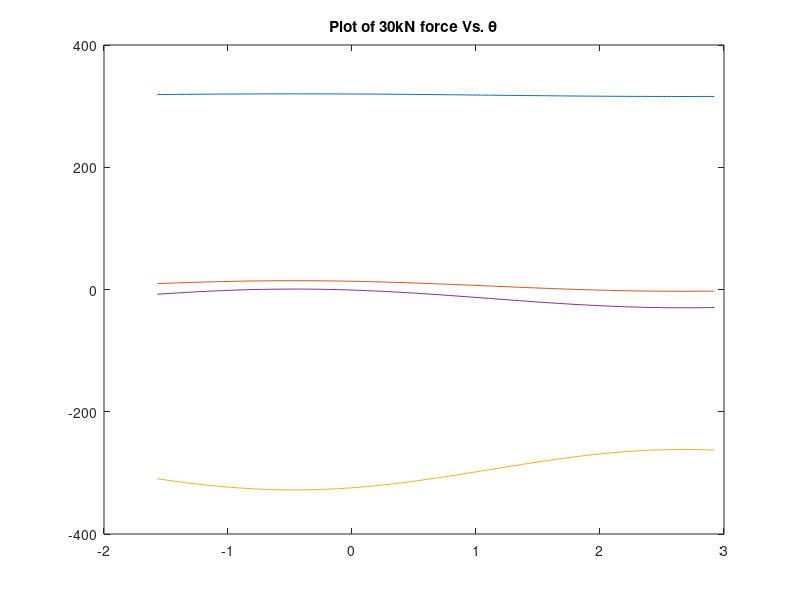

MATLAB code for this plot: (Note: this script raises an error after producing the figure.)
zID = [1, 8, 7, 5, 1, 10, 1];

R = zID(2);
S = zID(3);
T = zID(4);
U = zID(5);
V = zID(6);
W = zID(7);

TW =  T/sqrt(T^2+W^2);
WT =  W/sqrt(T^2+W^2);
TV =  T/sqrt(T^2+V^2);
VT =  V/sqrt(T^2+V^2);
TU =  T/sqrt(T^2+U^2);
SU =  S/sqrt(S^2+U^2);
US =  U/sqrt(S^2+U^2);
UT =  U/sqrt(T^2+U^2);
RU =  R/sqrt(R^2+U^2);
UR =  U/sqrt(R^2+U^2);
bVecPlot = [];
xinc = -pi/2:pi/100:pi/2+1.3734;

for theta = -pi/2:pi/100:pi/2+1.3734
    % Order of unknowns x = [Ax,Ay,Fr,AB,AI,BI,CI,BC,HI,CH,CD,DH,DE,GH,EH,EG,EF,FG];
    augSys = [1,0,0,TW,0,0,0,0,0,0,0,0,0,0,0,0,0,0,0; %Fx@a
0,1,0,WT,1,0,0,0,0,0,0,0,0,0,0,0,0,0,0; %Fy@a
0,0,0,-TW,0,-1,0,0,0,0,0,0,0,0,0,0,0,0,40; %Fx@b
0,0,0,-WT,0,0,0,1,0,0,0,0,0,0,0,0,0,0,0; %Fy@b
0,0,0,0,0,0,-TV,0,0,-1,-TU,0,0,0,0,0,0,0,30*cos(theta); %Fx@c
0,0,0,0,0,0,-VT,0,0,0,UT,0,0,0,0,0,0,0,30*sin(theta); %Fy@c
0,0,0,0,0,0,0,0,0,0,TU,0,-1,0,0,0,0,0,0; %Fx@d
0,0,0,0,0,0,0,0,0,0,-UT,-1,0,0,0,0,0,0,50; %Fy@d
0,0,0,0,0,0,0,0,0,0,0,0,1,0,SU,0,-RU,0,0; %Fx@e
0,0,0,0,0,0,0,0,0,0,0,0,0,0,-US,-1,-UR,0,40; %Fy@e
0,0,0,0,0,0,0,0,0,0,0,0,0,0,0,0,RU,1,0; %Fx@f
0,0,1,0,0,0,0,0,0,0,0,0,0,0,0,0,UR,0,0; %Fy@f
0,0,0,0,0,0,0,0,0,0,0,0,0,1,0,0,0,-1,0; %Fx@g
0,0,0,0,0,0,0,0,0,0,0,0,0,0,0,1,0,0,0; %Fy@g
0,0,0,0,0,0,0,0,0,1,0,0,0,-1,SU,0,0,0,0; %Fx@h
0,0,0,0,0,0,0,0,-1,0,0,1,0,0,US,0,0,0,0; %Fy@h
0,0,0,0,0,1,TV,0,0,0,0,0,0,0,0,0,0,0,0; %Fx@i
0,0,0,0,-1,0,VT,0,1,0,0,0,0,0,0,0,0,0,0; %Fy@i
        ];

    xVec = augSys(1:end,end);
    Amat = augSys(1:end,1:end-1);
    
    determinante = det(Amat); %det != 0 thus the system is linearly independent

    bVec = Amat\xVec;
    bVecPlot = [bVecPlot, bVec(1:end,1)];
    
end

plot(xinc, bVecPlot(10,1:end))
hold on
plot(xinc, bVecPlot(9,1:end))
plot(xinc, bVecPlot(11,1:end))
plot(xinc, bVecPlot(15,1:end))
hold off
t = title('Plot of 30kN force Vs. \theta');
t.FontSize = 19;
g = xlabel('-\pi/2 < \theta < pi/2+1.3734'); 
g.FontSize = 14;
p = ylabel('Force in kN');
p.FontSize = 14;
legend("CH","HI","CD","EH",'FontSize',14);
figure();

xinc = -1.3734:pi/100:pi;
bVecPlot = [];

for theta = -1.3734:pi/100:pi
    % Order of unknowns x = [Ax,Ay,Fr,AB,AI,BI,CI,BC,HI,CH,CD,DH,DE,GH,EH,EG,EF,FG];
    augSys = [1,0,0,TW,0,0,0,0,0,0,0,0,0,0,0,0,0,0,0; %Fx@a
0,1,0,WT,1,0,0,0,0,0,0,0,0,0,0,0,0,0,0; %Fy@a
0,0,0,-TW,0,-1,0,0,0,0,0,0,0,0,0,0,0,0,40; %Fx@b
0,0,0,-WT,0,0,0,1,0,0,0,0,0,0,0,0,0,0,0; %Fy@b
0,0,0,0,0,0,-TV,0,0,-1,-TU,0,0,0,0,0,0,0,30; %Fx@c
0,0,0,0,0,0,-VT,0,0,0,UT,0,0,0,0,0,0,0,0; %Fy@c
0,0,0,0,0,0,0,0,0,0,TU,0,-1,0,0,0,0,0,50*cos(theta); %Fx@d
0,0,0,0,0,0,0,0,0,0,-UT,-1,0,0,0,0,0,0,50*sin(theta); %Fy@d
0,0,0,0,0,0,0,0,0,0,0,0,1,0,SU,0,-RU,0,0; %Fx@e
0,0,0,0,0,0,0,0,0,0,0,0,0,0,-US,-1,-UR,0,40; %Fy@e
0,0,0,0,0,0,0,0,0,0,0,0,0,0,0,0,RU,1,0; %Fx@f
0,0,1,0,0,0,0,0,0,0,0,0,0,0,0,0,UR,0,0; %Fy@f
0,0,0,0,0,0,0,0,0,0,0,0,0,1,0,0,0,-1,0; %Fx@g
0,0,0,0,0,0,0,0,0,0,0,0,0,0,0,1,0,0,0; %Fy@g
0,0,0,0,0,0,0,0,0,1,0,0,0,-1,SU,0,0,0,0; %Fx@h
0,0,0,0,0,0,0,0,-1,0,0,1,0,0,US,0,0,0,0; %Fy@h
0,0,0,0,0,1,TV,0,0,0,0,0,0,0,0,0,0,0,0; %Fx@i
0,0,0,0,-1,0,VT,0,1,0,0,0,0,0,0,0,0,0,0; %Fy@i
        ];

    xVec = augSys(1:end,end);
    Amat = augSys(1:end,1:end-1);
    
    determinante = det(Amat); %det != 0 thus the system is linearly independent

    bVec = Amat\xVec;
    bVecPlot = [bVecPlot, bVec(1:end,1)];
    
end

plot(xinc, bVecPlot(10,1:end))
hold on
plot(xinc, bVecPlot(9,1:end))
plot(xinc, bVecPlot(11,1:end))
plot(xinc, bVecPlot(15,1:end))
hold off
t = title('Plot of 50kN force Vs. \theta');
t.FontSize = 19;
g = xlabel('-1.3734 < \theta < \pi');
g.FontSize = 14;
p = ylabel('Force in kN');
p.FontSize = 14;
legend("CH","HI","CD","EH",'FontSize',14);


